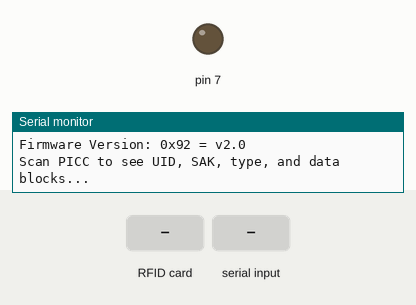
Simulated run of this sketch. Board: Arduino Uno, built with avr-gcc and run on an emulated ATmega328P. Shown: output pins drawn as LEDs (lit = HIGH), the last lines printed to the serial monitor. Inputs (shaded band) come from the test bench. Pins used as bus, display or sensor lines are not drawn.

Above: at 1.2 s.
1.3 s: RFID card 5E 7A 19 C4 held to the reader
2.8 s: "Z" received over the second serial link
At 3.8 s:
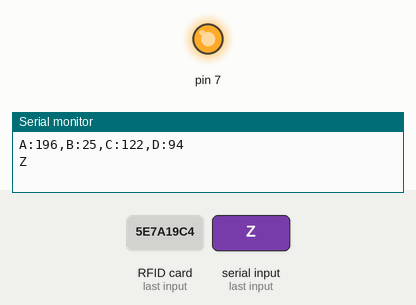
Timing chart, 0 to 5.8 s (numbered marks = the images above; inputs shaded):
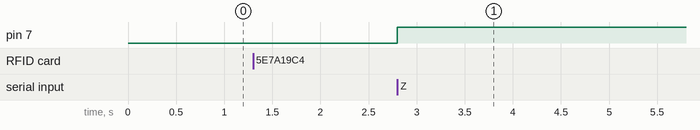

The sketch:

arduino-script.ino
```cpp
// (licence header left out)
#include <SPI.h>
#include <MFRC522.h>
#include <SoftwareSerial.h>
#include <stdio.h>

#define RST_PIN         9          // Configurable, see typical pin layout above
#define SS_PIN          10         // Configurable, see typical pin layout above

MFRC522 mfrc522(SS_PIN, RST_PIN);  // Create MFRC522 instance
SoftwareSerial portOne(2, 3);

String inputString = "";         // a String to hold incoming data
bool stringComplete = false;  // whether the string is complete

void setup() {
  pinMode(7, OUTPUT);
	Serial.begin(115200);		// Initialize serial communications with the PC
  portOne.begin(115200);
	while (!Serial);		// Do nothing if no serial port is opened (added for Arduinos based on ATMEGA32U4)
	SPI.begin();			// Init SPI bus
	mfrc522.PCD_Init();		// Init MFRC522
	delay(4);				// Optional delay. Some board do need more time after init to be ready, see Readme
	mfrc522.PCD_DumpVersionToSerial();	// Show details of PCD - MFRC522 Card Reader details
	Serial.println(F("Scan PICC to see UID, SAK, type, and data blocks..."));
  inputString.reserve(200);
}

void loop() {
	// Reset the loop if no new card present on the sensor/reader. This saves the entire process when idle.
	if ( ! mfrc522.PICC_IsNewCardPresent()) {
		return;
	}

	// Select one of the cards
	if ( ! mfrc522.PICC_ReadCardSerial()) {
		return;
	}

  unsigned long num4;
  unsigned long num3;
  unsigned long num2;
  unsigned long num1;
  //hex_num =  mfrc522.uid.uidByte[0] << 24;
  //hex_num += mfrc522.uid.uidByte[1] << 16;
  //hex_num += mfrc522.uid.uidByte[2] <<  8;
  num4 = mfrc522.uid.uidByte[0];
  num3 = mfrc522.uid.uidByte[1];
  num2 = mfrc522.uid.uidByte[2];
  num1 = mfrc522.uid.uidByte[3];
  mfrc522.PICC_HaltA();

  char buffer1 [50];
  char buffer2 [50];
  char buffer3 [50];
  char buffer4 [50];
  sprintf (buffer4, "%lu" , num4 );
  sprintf (buffer3, "%lu" , num3 );
  sprintf (buffer2, "%lu" , num2 );
  sprintf (buffer1, "%lu" , num1 );

  if(num1 != -1){
    Serial.print("A:"); Serial.print(num1);
    Serial.print(",B:"); Serial.print(num2);
    Serial.print(",C:"); Serial.print(num3);
    Serial.print(",D:"); Serial.println(num4);
    /*
    Serial.print(",D:"); Serial.println(num4);*/

    portOne.print("A:"); portOne.print(buffer1);
    portOne.print(",B:"); portOne.print(buffer2);
    portOne.print(",C:"); portOne.print(buffer3);
    portOne.print(",D:"); portOne.println(buffer4);
  }

  portOne.listen();
  while(1) {

    while(portOne.available() > 0) {
      char inChar = (char)portOne.read();
      inputString += inChar;
      if (inChar == 'Z') {
        stringComplete = true;
      }
      if( stringComplete ) {
        Serial.println(inputString);
        break;
      }
    }

    inputString = "";

    if( stringComplete ) {
      digitalWrite(7, HIGH);
      stringComplete = false;
      break;
    }


  }

  // Serial.write(hex_num);
   // portOne.write(hex_num);
}

/*void serialEvent() {
  while (portOne.available()) {
    // get the new byte:
    char inChar = (char)portOne.read();
    // add it to the inputString:
    inputString += inChar;
    // if the incoming character is a newline, set a flag so the main loop can
    // do something about it:
    if (inChar == 'Z') {
      stringComplete = true;
    }
  }
}*/
```

Measured:
- after the input at 2.8 s, pin 7: LOW → HIGH at once
